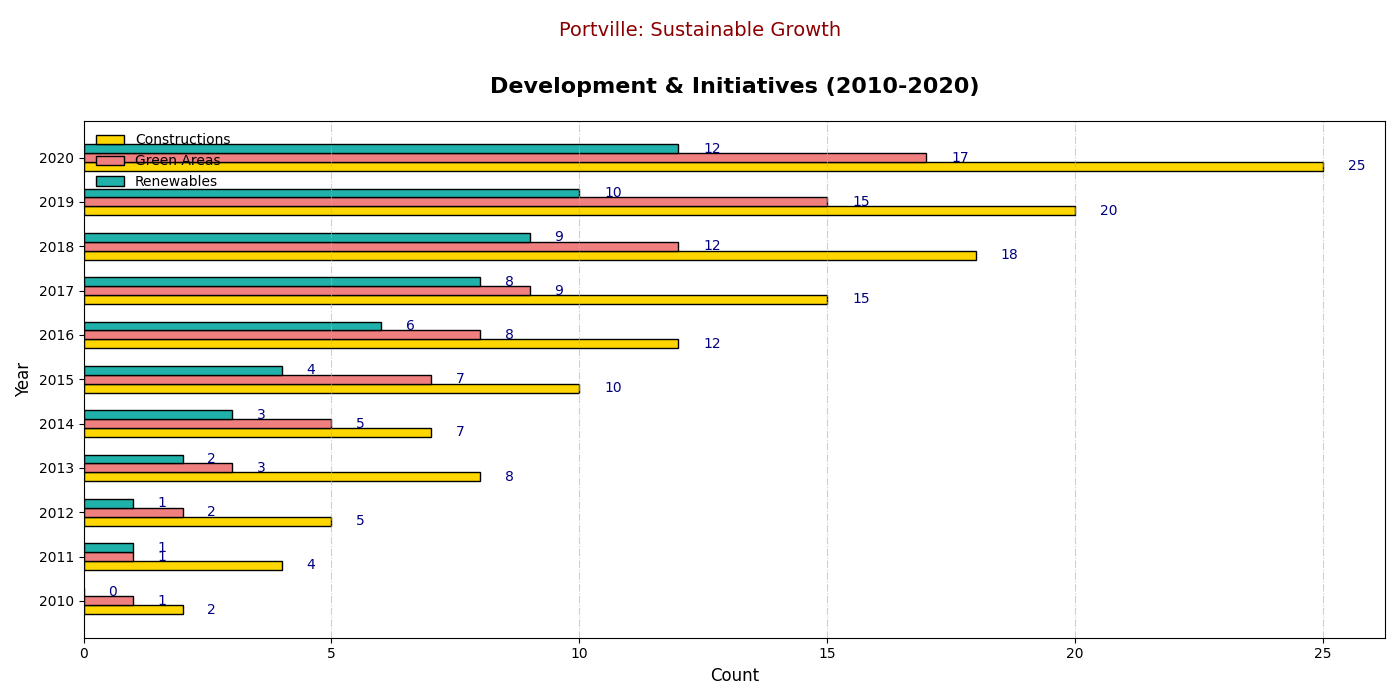

Recreate this plot in Python.
import matplotlib.pyplot as plt
import numpy as np

years = np.arange(2010, 2021)
new_constructions = np.array([2, 4, 5, 8, 7, 10, 12, 15, 18, 20, 25])
green_spaces = np.array([1, 1, 2, 3, 5, 7, 8, 9, 12, 15, 17])
renewable_projects = np.array([0, 1, 1, 2, 3, 4, 6, 8, 9, 10, 12])

fig, ax1 = plt.subplots(figsize=(14, 7))

bar_height = 0.2
index = np.arange(len(years))

# Adjusted the code to plot horizontal bars
bars1 = ax1.barh(index, new_constructions, bar_height, color='gold', edgecolor='black', label='Constructions')
bars2 = ax1.barh(index + bar_height, green_spaces, bar_height, color='lightcoral', edgecolor='black', label='Green Areas')
bars3 = ax1.barh(index + 2 * bar_height, renewable_projects, bar_height, color='lightseagreen', edgecolor='black', label='Renewables')

ax1.set_title("Development & Initiatives (2010-2020)", fontsize=16, fontweight='bold', pad=20)
ax1.set_ylabel("Year", fontsize=12)
ax1.set_xlabel("Count", fontsize=12)
ax1.set_yticks(index + bar_height)
ax1.set_yticklabels(years)
ax1.legend(loc='upper left', fontsize=10, frameon=False)
ax1.grid(axis='x', linestyle='-.', alpha=0.6)

# Adjusted text annotation for horizontal bars
for bars in [bars1, bars2, bars3]:
    for bar in bars:
        xval = bar.get_width()
        ax1.text(xval + 0.5, bar.get_y() + bar.get_height() / 2, int(xval), va='center', fontsize=10, color='navy')

plt.suptitle("Portville: Sustainable Growth", fontsize=14, y=0.97, color='darkred')

plt.tight_layout(rect=[0, 0, 1, 0.96])

plt.show()
